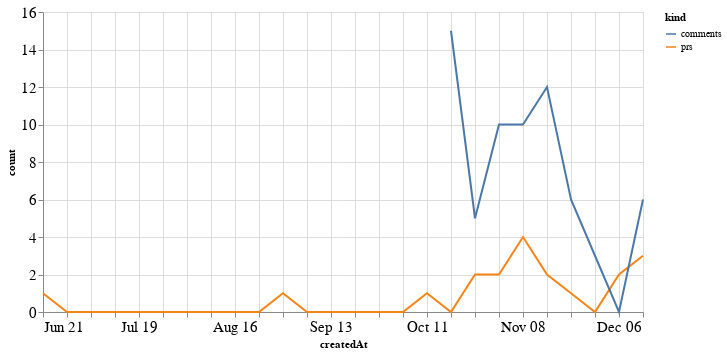

Notebook cell for this chart:
### Code cell
alt.Chart(total_time, width=600).mark_line().encode(
    x='createdAt',
    y='count',
    color='kind'
)

### Figure 1 — Vega-Lite specification as saved in the notebook (floating-point values rounded to 4 significant figures)
{"config": {"axisLeft": {"labelFontSize": 15}, "axisBottom": {"labelFontSize": 15}}, "data": {"name": "data-d4c54b0cb82a9a1dcd4fd5f605e9a2c7"}, "mark": "line", "encoding": {"color": {"type": "nominal", "field": "kind"}, "x": {"type": "temporal", "field": "createdAt"}, "y": {"type": "quantitative", "field": "count"}}, "width": 600, "$schema": "https://vega.github.io/schema/vega-lite/v4.8.1.json", "datasets": {"data-d4c54b0cb82a9a1dcd4fd5f605e9a2c7": [{"createdAt": "2020-06-21T00:00:00", "kind": "prs", "count": 1.0}, {"createdAt": "2020-06-28T00:00:00", "kind": "prs", "count": 0.0}, {"createdAt": "2020-07-05T00:00:00", "kind": "prs", "count": 0.0}, {"createdAt": "2020-07-12T00:00:00", "kind": "prs", "count": 0.0}, {"createdAt": "2020-07-19T00:00:00", "kind": "prs", "count": 0.0}, {"createdAt": "2020-07-26T00:00:00", "kind": "prs", "count": 0.0}, {"createdAt": "2020-08-02T00:00:00", "kind": "prs", "count": 0.0}, {"createdAt": "2020-08-09T00:00:00", "kind": "prs", "count": 0.0}, {"createdAt": "2020-08-16T00:00:00", "kind": "prs", "count": 0.0}, {"createdAt": "2020-08-23T00:00:00", "kind": "prs", "count": 0.0}, {"createdAt": "2020-08-30T00:00:00", "kind": "prs", "count": 1.0}, {"createdAt": "2020-09-06T00:00:00", "kind": "prs", "count": 0.0}, {"createdAt": "2020-09-13T00:00:00", "kind": "prs", "count": 0.0}, {"createdAt": "2020-09-20T00:00:00", "kind": "prs", "count": 0.0}, {"createdAt": "2020-09-27T00:00:00", "kind": "prs", "count": 0.0}, {"createdAt": "2020-10-04T00:00:00", "kind": "prs", "count": 0.0}, {"createdAt": "2020-10-11T00:00:00", "kind": "prs", "count": 1.0}, {"createdAt": "2020-10-18T00:00:00", "kind": "prs", "count": 0.0}, {"createdAt": "2020-10-25T00:00:00", "kind": "prs", "count": 2.0}, {"createdAt": "2020-11-01T00:00:00", "kind": "prs", "count": 2.0}, {"createdAt": "2020-11-08T00:00:00", "kind": "prs", "count": 4.0}, {"createdAt": "2020-11-15T00:00:00", "kind": "prs", "count": 2.0}, {"createdAt": "2020-11-22T00:00:00", "kind": "prs", "count": 1.0}, {"createdAt": "2020-11-29T00:00:00", "kind": "prs", "count": 0.0}, {"createdAt": "2020-12-06T00:00:00", "kind": "prs", "count": 2.0}, {"createdAt": "2020-12-13T00:00:00", "kind": "prs", "count": 3.0}, {"createdAt": "2020-06-21T00:00:00", "kind": "comments", "count": null}, {"createdAt": "2020-06-28T00:00:00", "kind": "comments", "count": null}, {"createdAt": "2020-07-05T00:00:00", "kind": "comments", "count": null}, {"createdAt": "2020-07-12T00:00:00", "kind": "comments", "count": null}, {"createdAt": "2020-07-19T00:00:00", "kind": "comments", "count": null}, {"createdAt": "2020-07-26T00:00:00", "kind": "comments", "count": null}, {"createdAt": "2020-08-02T00:00:00", "kind": "comments", "count": null}, {"createdAt": "2020-08-09T00:00:00", "kind": "comments", "count": null}, {"createdAt": "2020-08-16T00:00:00", "kind": "comments", "count": null}, {"createdAt": "2020-08-23T00:00:00", "kind": "comments", "count": null}, {"createdAt": "2020-08-30T00:00:00", "kind": "comments", "count": null}, {"createdAt": "2020-09-06T00:00:00", "kind": "comments", "count": null}, {"createdAt": "2020-09-13T00:00:00", "kind": "comments", "count": null}, {"createdAt": "2020-09-20T00:00:00", "kind": "comments", "count": null}, {"createdAt": "2020-09-27T00:00:00", "kind": "comments", "count": null}, {"createdAt": "2020-10-04T00:00:00", "kind": "comments", "count": null}, {"createdAt": "2020-10-11T00:00:00", "kind": "comments", "count": null}, {"createdAt": "2020-10-18T00:00:00", "kind": "comments", "count": 15.0}, {"createdAt": "2020-10-25T00:00:00", "kind": "comments", "count": 5.0}, {"createdAt": "2020-11-01T00:00:00", "kind": "comments", "count": 10.0}, {"createdAt": "2020-11-08T00:00:00", "kind": "comments", "count": 10.0}, {"createdAt": "2020-11-15T00:00:00", "kind": "comments", "count": 12.0}, {"createdAt": "2020-11-22T00:00:00", "kind": "comments", "count": 6.0}, {"createdAt": "2020-11-29T00:00:00", "kind": "comments", "count": 3.0}, {"createdAt": "2020-12-06T00:00:00", "kind": "comments", "count": 0.0}, {"createdAt": "2020-12-13T00:00:00", "kind": "comments", "count": 6.0}]}}
